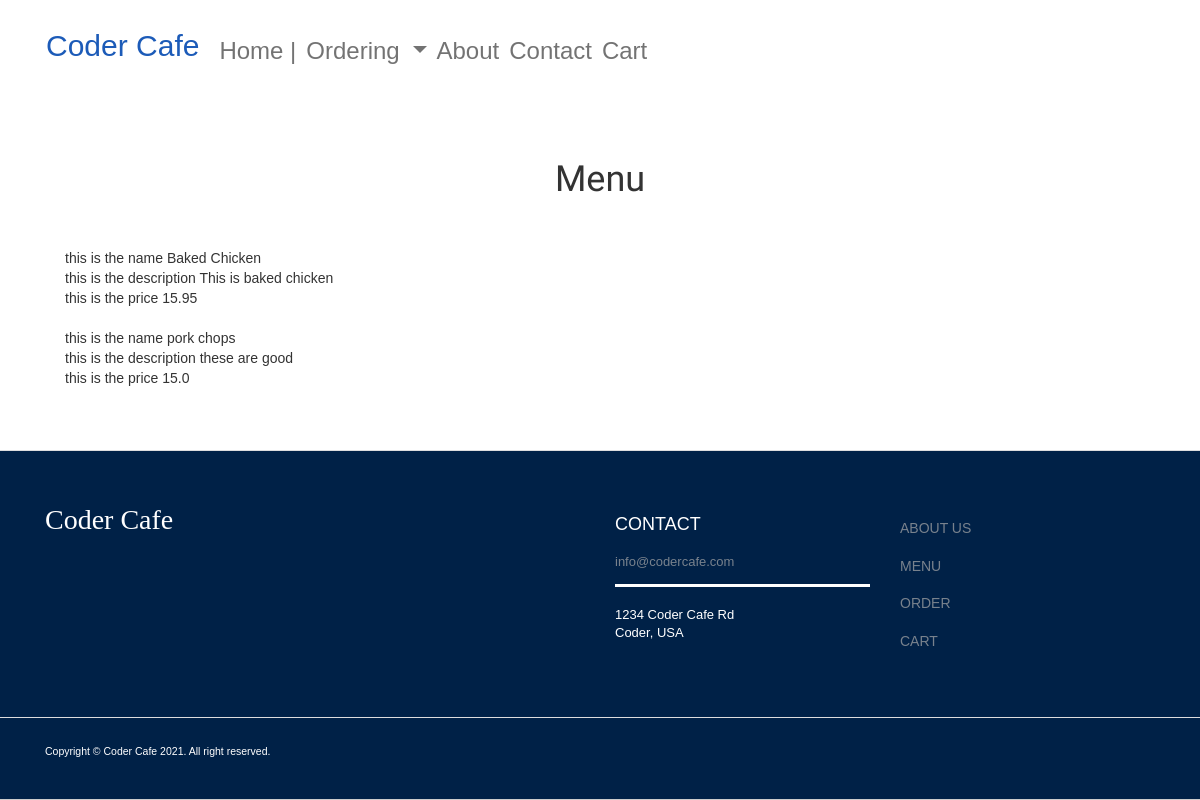
The app's page /menu/ with its own data.
### pages/models.py (models this page shows, shortened)
class Menu_Item(models.Model):
    name = models.CharField(max_length=200)
    description = models.TextField()
    price = models.FloatField()

### pages/views.py (the view)
# urls.py: path('menu/', views.menu, name='menu'),
def menu(request):
    if request.method == 'POST':
        name = request.POST.get('name')
        description = request.POST.get('description')
        price = request.POST.get('price')
        menu_data = Menu_Item(name=name, description=description,price=price)
        menu_data.save()
        menu = Menu_Item.objects.all()
        return render(request, "editmenu.html")
    else:
         menu = Menu_Item.objects.all()
         return render(request, "menu.html", {'menu': menu})
    menu = Menu_Item.objects.all()
    return render(request, "menu.html", {'menu': menu} )

### pages/templates/menu.html
{% extends 'base.html' %}
{% block content %}
    <div class="container">
        <h1 class="text-center page-title">Menu</h1>
        <ul>
            {% for item in menu %}
            <li>
                <li> this is the name {{item.name}}</li>
                <li> this is the description {{item.description}}</li>
                <li> this is the price {{item.price}}</li>
                <br>
            </li>
            {% endfor %}
        </ul>
    </div>
{% endblock %}

### static/styles/invoice.css (style rules this page uses)
.page-title { font-family: 'Acme', sans-serif; }

### static/styles/styles.css (style rules this page uses)
* { box-sizing: border-box; font-family: sans-serif; margin: 0; padding: 0; color: #333; }
body { height: 100vh; display: flex; flex-direction: column; align-items: stretch; font-family: 'Roboto', sans-serif; }
.holder { margin: 0; display: grid; grid-template-columns: auto; min-height: 100%; grid-template-rows: .2fr 3fr .25fr; }
.page-title { margin: 6vh 0; }
ul { list-style-type: none; }

### records on screen
Menu_Item: name "Baked Chicken", description "This is baked chicken", price "15.95"
Menu_Item: name "pork chops", description "these are good", price "15.0"
